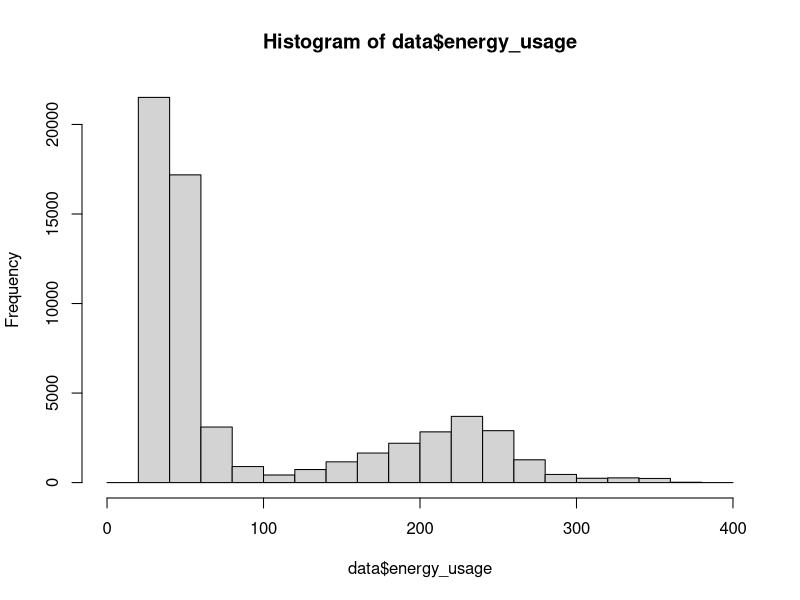
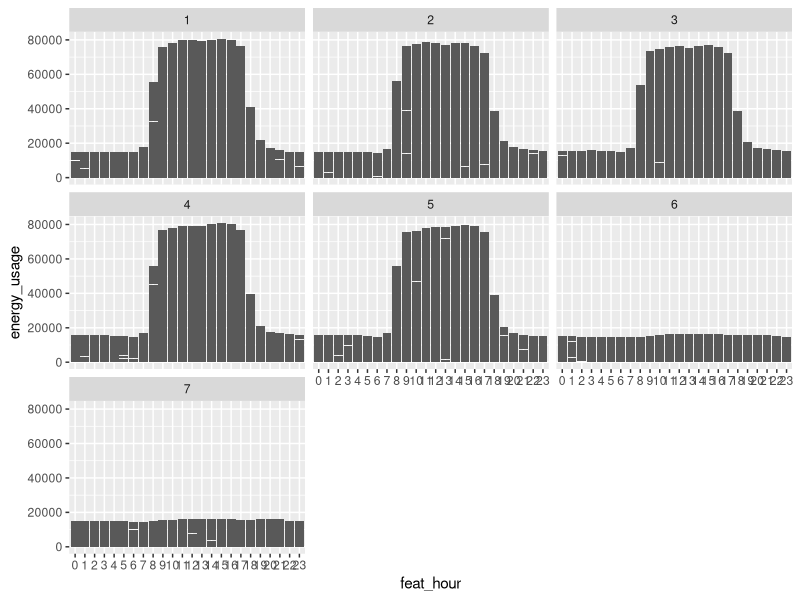
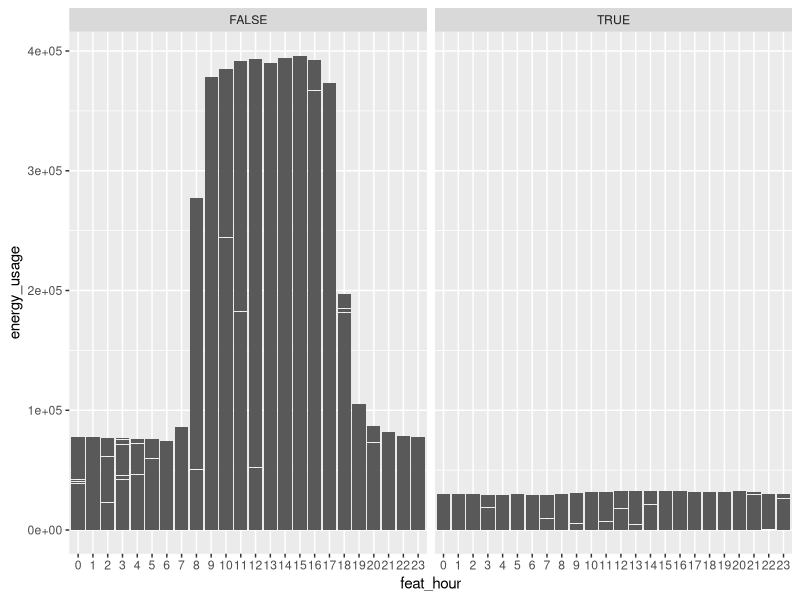
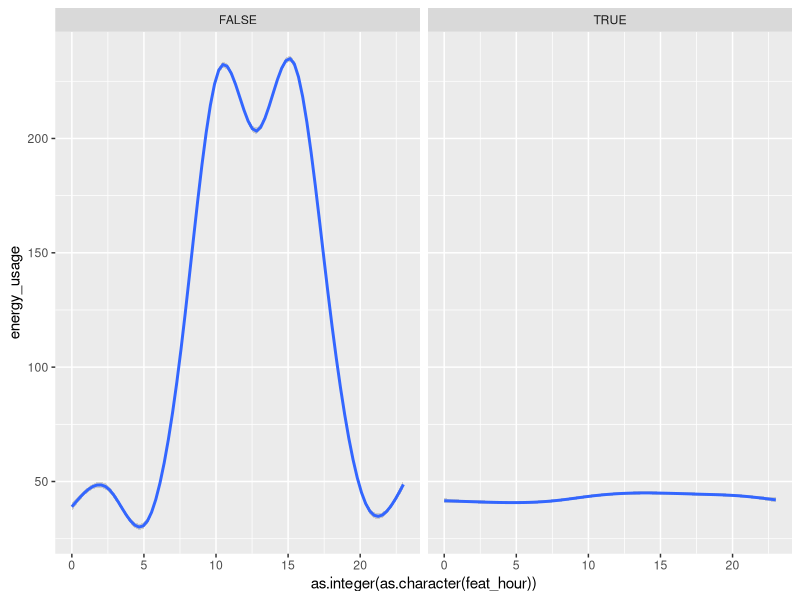
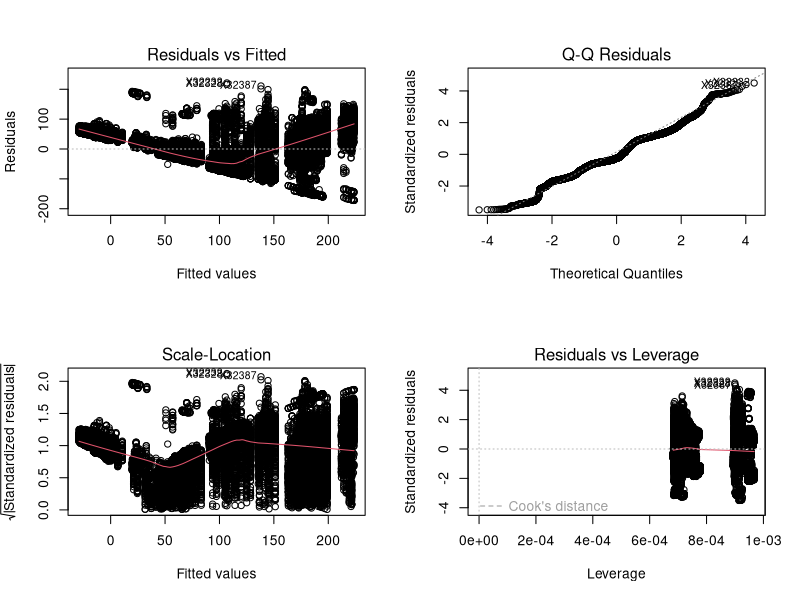

Generate these figures, in order, with R:
## ---- chunk 1
library(caret)
library(lubridate)
library(dplyr)
#library(doMC)
#registerDoMC(cores = 6)
## ---- chunk 2
data <- read.csv("data.csv", stringsAsFactors=FALSE)
str(data)
## ---- chunk 3
colnames(data) <- c("timestamp", "utc_offset", 
                    "energy_usage", "interval", "site_id")
## ---- chunk 4
hist(data$energy_usage)
## ---- chunk 5
data %>% mutate(tstamp=ymd_hms(timestamp)) %>%
  mutate(feat_hour=hour(tstamp),
         feat_month=month(tstamp),
         feat_day_of_week=wday(tstamp)) %>%
  mutate(feat_day_of_week=feat_day_of_week-1) %>%
  mutate(feat_day_of_week=ifelse(feat_day_of_week == 0, 7, feat_day_of_week)) %>%
          mutate(feat_weekend=feat_day_of_week %in% c(6, 7)) %>% 
  mutate(feat_hour=as.factor(feat_hour),
          feat_month=as.factor(feat_month),
          feat_day_of_week=as.factor(feat_day_of_week),
          feat_weekend=as.factor(feat_weekend)) -> data
## ---- chunk 6
ggplot(data, aes(x=feat_hour, y=energy_usage)) + 
  geom_bar(stat="identity") + 
  facet_wrap(~ feat_day_of_week)
## ---- chunk 7
ggplot(data, aes(x=feat_hour, y=energy_usage)) + 
  geom_bar(stat="identity") + 
  facet_wrap(~ feat_weekend)
## ---- chunk 8
ggplot(data, aes(x=as.integer(as.character(feat_hour)), y=energy_usage)) + 
  geom_smooth() + 
  facet_wrap(~ feat_weekend)
## ---- chunk 9
inTrain <- createDataPartition(data$energy_usage, p=.8, list=FALSE)
train <- data[inTrain,]
test <- data[-inTrain,]
## ---- chunk 10
lm.fit <- train(energy_usage ~ feat_hour + feat_weekend + feat_month,
                 data=train, method="lm")

summary(lm.fit$finalModel)
par(mfrow=c(2,2))
plot(lm.fit$finalModel)
## ---- chunk 11
data %>% mutate(is_open=as.factor(ifelse(energy_usage > 60, 
                                         TRUE, FALSE))) -> data
## ---- chunk 12
inTrain <- createDataPartition(data$is_open, p=.8, list=FALSE)
train <- data[inTrain,]
test <- data[-inTrain,]
## ---- chunk 13
glm.fit <- train(as.factor(is_open) ~ feat_hour + feat_weekend + feat_month, 
                 data=train, method="glm", trControl=trainControl(method="cv"))

## ---- chunk 14
confusionMatrix(test$is_open, predict(glm.fit, test))
